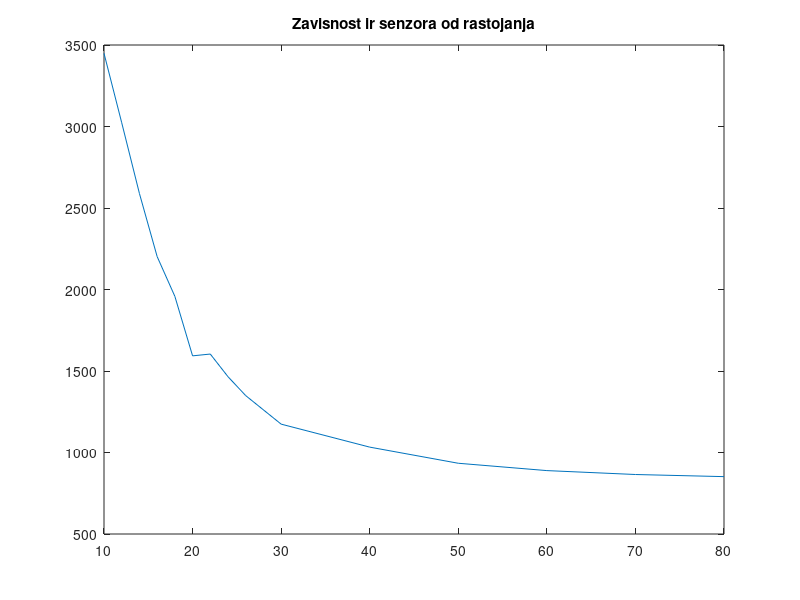

MATLAB code to generate this figure:
clear all
close all
clc

%% srednje vrednosti, dobijene na osnovu merenja

cm80 = [856, 850, 854, 849, 849];
cm70 = [866, 860, 870, 868, 861];
cm60 = [888, 890, 891, 887, 888];
cm50 = [934, 936, 935, 937, 927];
cm40 = [1042, 1043, 1033, 1021, 1026];
cm30 = [1192, 1171, 1174, 1163, 1168];
cm26 = [1378, 1398, 1396, 1277, 1296];
cm24 = [1497, 1478, 1457, 1449, 1445];
cm22 = [1613, 1571, 1595, 1612, 1627];
cm20 = [1628, 1611, 1577, 1587, 1563];
cm18 = [1934, 1958, 1987, 1952, 1960];
cm16 = [2223, 2203, 2193, 2188, 2205];
cm14 = [2574, 2634, 2597, 2584, 2557];
cm12 = [3122, 3045, 3041, 2960, 2946];
cm10 = [3427, 3479, 3477, 3480, 3380];

mean80 = round(mean(cm80));
mean70 = round(mean(cm70));
mean60 = round(mean(cm60));
mean50 = round(mean(cm50));
mean40 = round(mean(cm40));
mean30 = round(mean(cm30));
mean26 = round(mean(cm26));
mean24 = round(mean(cm24));
mean22 = round(mean(cm22));
mean20 = round(mean(cm20));
mean18 = round(mean(cm18));
mean16 = round(mean(cm16));
mean14 = round(mean(cm14));
mean12 = round(mean(cm12));
mean10 = round(mean(cm10));

x = [10,12,14,16,18,20,22,24,26,30,40,50,60,70,80];
y = [mean10,mean12,mean14,mean16,mean18, mean20,mean22,mean24,mean26, mean30, mean40, mean50, mean60, mean70, mean80];

figure(1)
plot(x,y);
title('Zavisnost ir senzora od rastojanja');